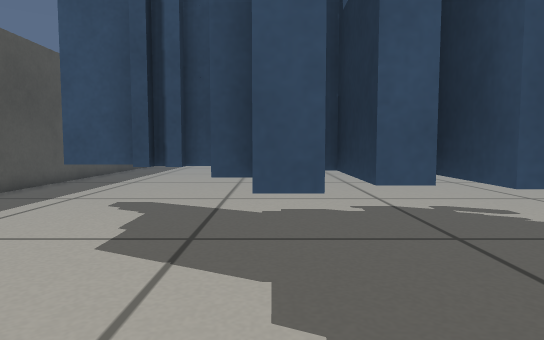
View 1 (above)

21 first-person views from a walk through a robot-simulator world made for Gazebo. The camera is 0.35 m above the floor, tilts 4° down and sees 75° across. The floor is counted in squares, 0.2 m on a side. Each view is taken from the middle of a square. On the plan, view 1 faces up. The plan holds only what a view shows up to about 17 squares ahead; the rest is blank.

View 2
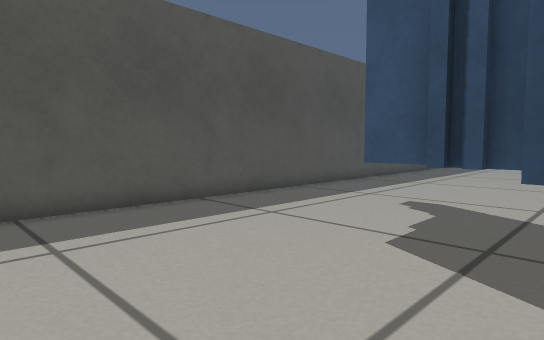

View 3
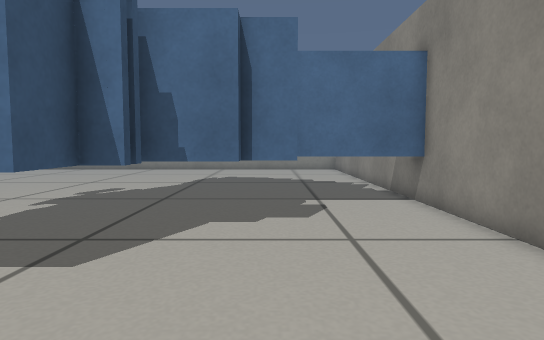

View 4
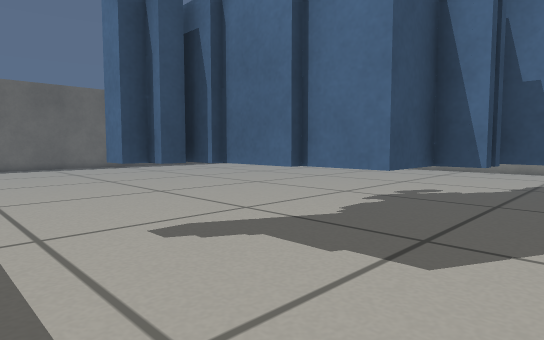

View 5
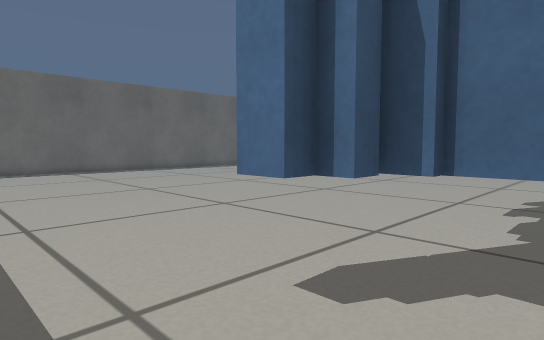

View 6
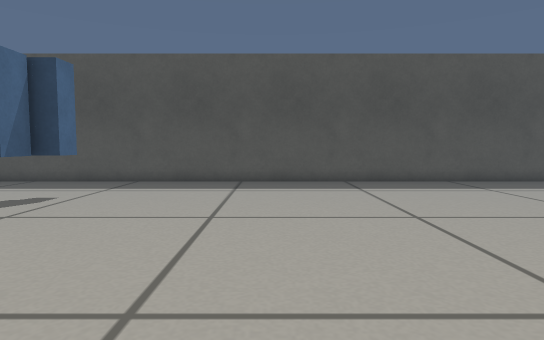

View 7
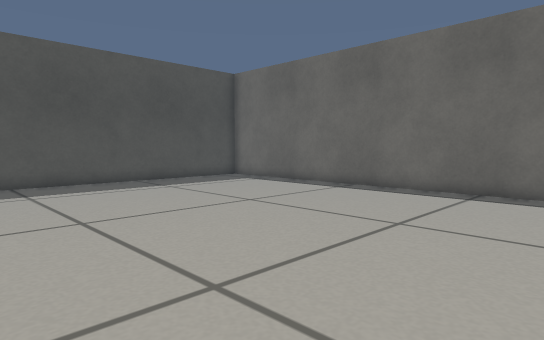

View 8
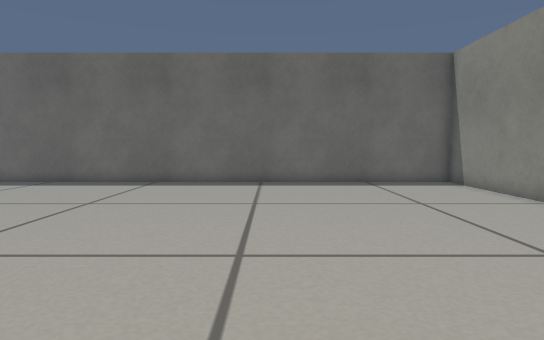

View 9
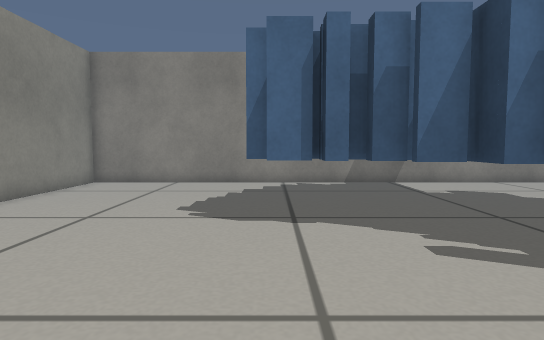

View 10
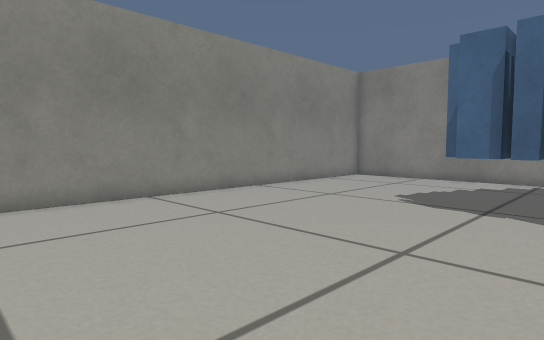

View 11
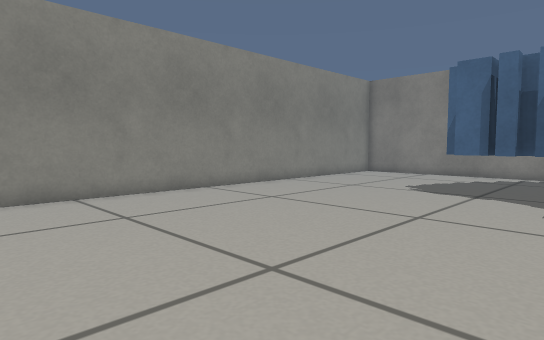

View 12
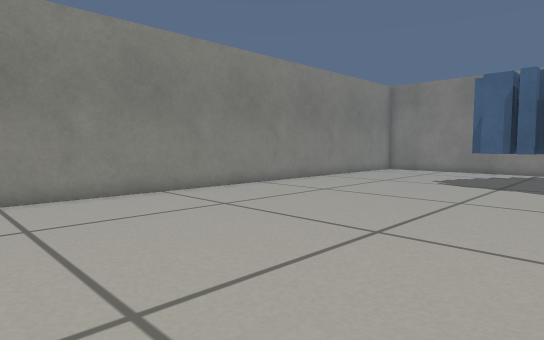

View 13
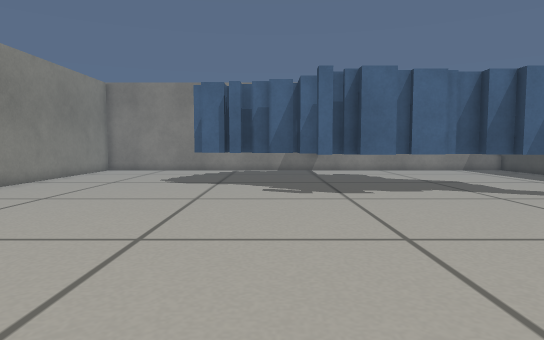

View 14
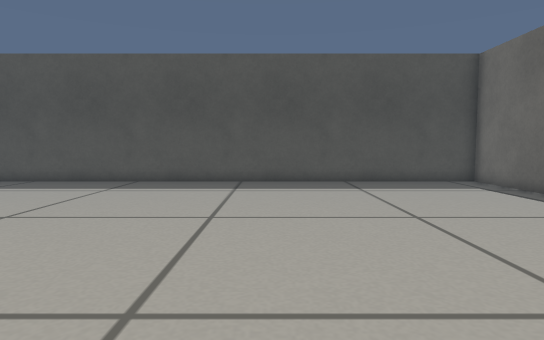

View 15
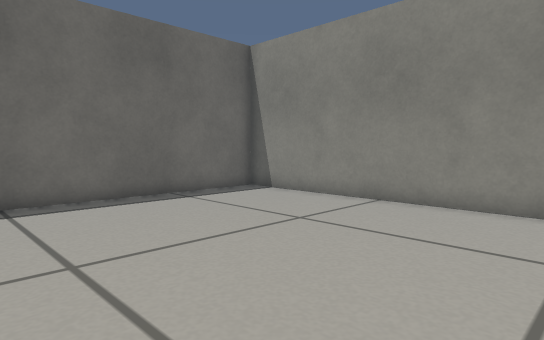

View 16
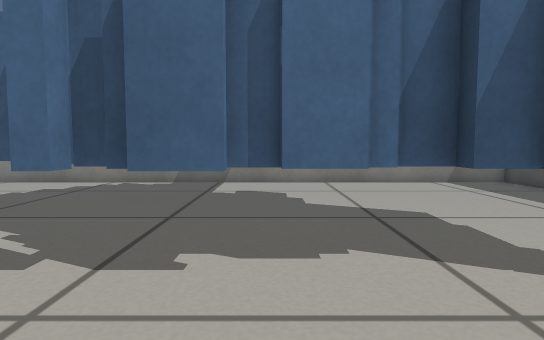

View 17
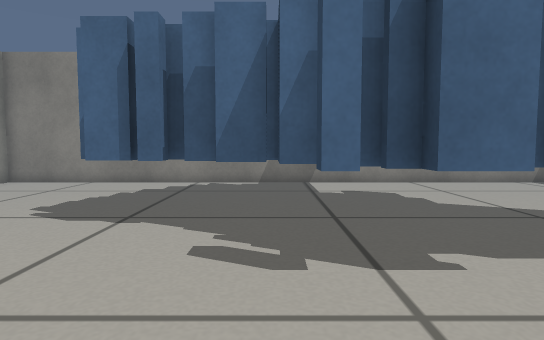

View 18
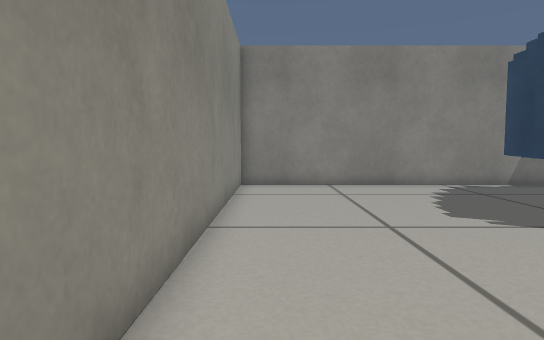

View 19
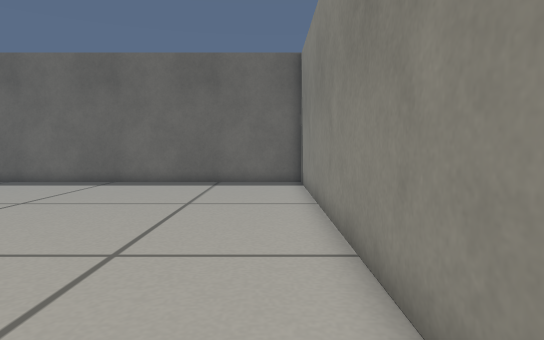

View 20
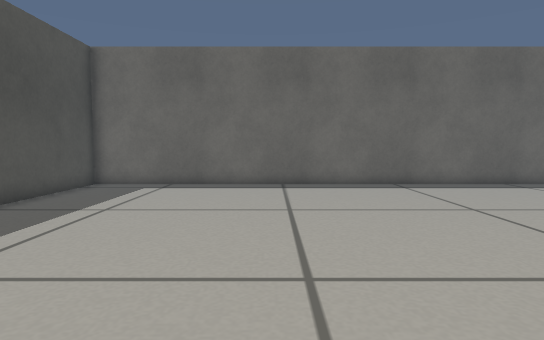

View 21
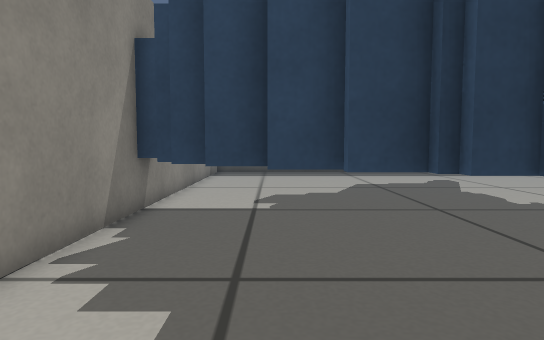

### Floor plan
Key: @ floor where view 1 was taken; # wall or solid block; . floor; B blue box; P blue post; T thing the floor can be seen under or through.
Columns run from 10 left of view 1 to 18 right of it. Each row starts with its distance up from view 1.
 33 #############################
 32 #...........................#
 31 #...........................#
 30 #...........................#
 29 #...........................#
 28 #...........................#
 27 #...........................#
 26 #...........................#
 25 #...........................#
 24 #...........................#
 23 #...........................#
 22 #...........................#
 21 #...........................#
 20 #...........................#
 19 #...........................#
 18 #...........................#
 17 #...........................#
 16 #...........................#
 15 #...........................#
 14 #...........................#
 13 #...........................#
 12 #...........................#
 11 #....P......................#
 10 #....PB##.#  PP.............#
  9 #.....B #BB  TT.............#
  8 #.....BB       TT.P.........#
  7 #......B        PPB#........#
  6 #......BPT        PB........#
  5 #.........BT       #........#
  4 #.........TTB    BP#........#
  3 #.........TTB     B.........#
  2 #............T   #B.........#
  1 #............T  TP..........#
  0 #.........@..T  T...........#
 -1 #............T..............#
 -2 #############################

Where each view was taken, in squares from view 1:
view 1: 0 up, 0 right, facing up
view 2: 0 up, 0 right, facing up-left
view 3: 3 up, 8 left, facing right
view 4: 4 up, 8 left, facing up-right
view 5: 8 up, 8 left, facing up-right
view 6: 18 up, 7 right, facing left
view 7: 19 up, 7 right, facing up-left
view 8: 16 up, 9 right, facing up
view 9: 15 up, 9 right, facing down
view 10: 17 up, 6 right, facing down-right
view 11: 20 up, 5 right, facing down-right
view 12: 23 up, 5 right, facing down-right
view 13: 23 up, 6 right, facing down
view 14: 23 up, 7 right, facing left
view 15: 21 up, 7 right, facing up-right
view 16: 15 up, 1 right, facing down
view 17: 15 up, 5 right, facing down
view 18: 14 up, 16 right, facing down
view 19: 16 up, 16 right, facing up
view 20: 17 up, 2 left, facing up
view 21: 2 up, 13 right, facing left
